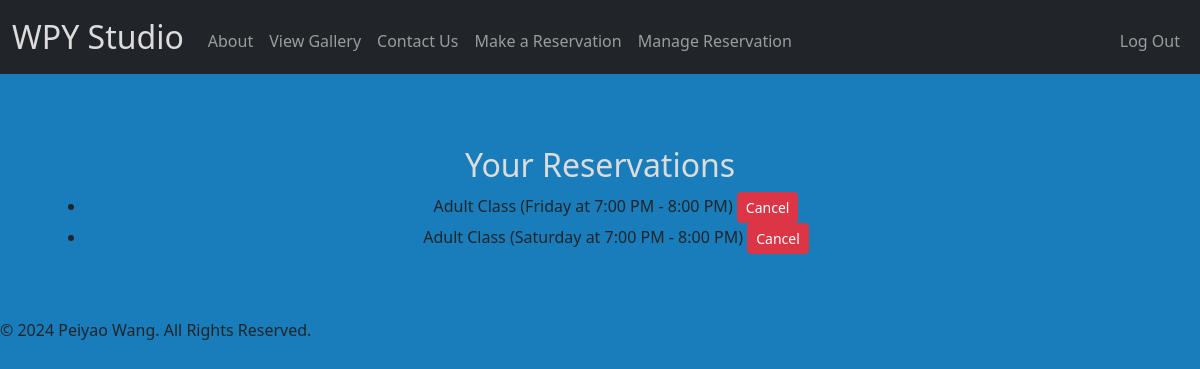
/manage_reservation (signed in), run on the app's committed database.
### tables this page shows
CREATE TABLE reservations (
    id INTEGER PRIMARY KEY AUTOINCREMENT,
    class_id INTEGER,
    email TEXT, user_id INTEGER, first_name TEXT, last_name TEXT,
    FOREIGN KEY (class_id) REFERENCES classes (id)
);

CREATE TABLE classes (
    id INTEGER PRIMARY KEY AUTOINCREMENT,
    day TEXT NOT NULL,
    name TEXT NOT NULL,
    time TEXT NOT NULL
);

### app.py (the view)
@app.route("/manage_reservation", methods=["GET"])
@login_required
def manage_reservation():
    user_id = session["user_id"]
    user_reservations = db.execute("SELECT * FROM reservations JOIN classes ON reservations.class_id = classes.id WHERE user_id = ?", (user_id,))
    return render_template("manage_reservation.html", reservations=user_reservations)

### app.py (called while the page is built)
@app.after_request
def after_request(response):
    response.headers["Cache-Control"] = "no-cache, no-store, must-revalidate"
    response.headers["Expires"] = 0
    response.headers["Pragma"] = "no-cache"
    return response

### helpers.py (called while the page is built)
def login_required(f):
    @wraps(f)
    def decorated_function(*args, **kwargs):
        if session.get("user_id") is None:
            return redirect("/login")
        return f(*args, **kwargs)
    return decorated_function

### templates/manage_reservation.html (shortened to what this page needs)
{% extends "layout.html" %}
{% block main %}
    <div class="container mt-4">
        <h2>Your Reservations</h2>
        <ul>
            {% for reservation in reservations %}
                <li>
                    {{ reservation.name }} ({{ reservation.day }} at {{ reservation.time }})
                    <form action="{{ url_for('cancel_reservation', reservation_id=reservation.id) }}" method="post" class="d-inline">
                        <button type="submit" class="btn btn-danger btn-sm">Cancel</button>
                    </form>
                </li>
            {% endfor %}
        </ul>
    </div>
{% endblock %}

### static/styles.css (style rules this page uses)
body { background-color: rgb(24, 125, 186); }
h2 { color: rgb(220, 220, 220); }

### data on the page
reservations: name "Adult Class", day "Friday", time "7:00 PM - 8:00 PM"
reservations: name "Adult Class", day "Saturday", time "7:00 PM - 8:00 PM"
